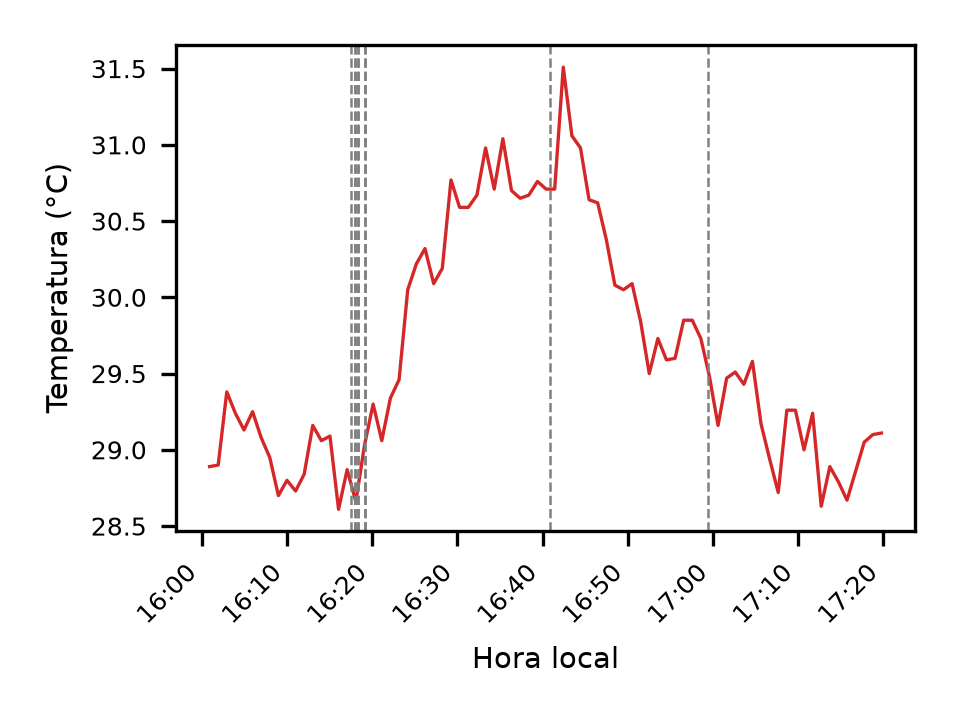

Here is the Python script that generated this plot:
#!/usr/bin/env python3
"""C4 — Serie de temperatura del 2026-08-23 (~16:00-17:20 local) con las transiciones
start/stop del display marcadas con líneas verticales. Salida: C_fig9_selfheating_serie.png
(300 dpi, 3.2 x 2.4 in). Requiere: pandas, matplotlib.
"""
import pandas as pd
import matplotlib
matplotlib.use("Agg")
import matplotlib.pyplot as plt
import matplotlib.dates as mdates
from pathlib import Path
from zoneinfo import ZoneInfo

AQUI = Path(__file__).resolve().parent
CSV = AQUI / "B_lecturas.csv"
SALIDA = AQUI / "C_fig9_selfheating_serie.png"
TZ = ZoneInfo("America/Mexico_City")

TRANSICIONES = [
    ("Start", "2026-08-23T16:17:28"),
    ("Stop", "2026-08-23T16:17:56"),
    ("Start", "2026-08-23T16:17:56"),
    ("Stop", "2026-08-23T16:18:20"),
    ("Start", "2026-08-23T16:18:20"),
    ("Stop", "2026-08-23T16:19:12"),
    ("Start", "2026-08-23T16:19:12"),
    ("Stop", "2026-08-23T16:40:52"),
    ("Start (fix)", "2026-08-23T16:59:27"),
]

VENTANA_INICIO = "2026-08-23T16:00:00"
VENTANA_FIN = "2026-08-23T17:20:00"


def main():
    df = pd.read_csv(CSV, parse_dates=["timestamp"])
    if df["timestamp"].dt.tz is None:
        df["timestamp"] = df["timestamp"].dt.tz_localize("UTC")

    ini = pd.Timestamp(VENTANA_INICIO, tz=TZ)
    fin = pd.Timestamp(VENTANA_FIN, tz=TZ)
    sub = df[(df["timestamp"] >= ini) & (df["timestamp"] <= fin)]

    fig, ax = plt.subplots(figsize=(3.2, 2.4), dpi=300)
    ax.plot(sub["timestamp"], sub["temperature"], color="tab:red", linewidth=0.8)

    for _, ts_local in TRANSICIONES:
        t = pd.Timestamp(ts_local, tz=TZ)
        ax.axvline(t, color="gray", linestyle="--", linewidth=0.6)

    ax.set_ylabel("Temperatura (°C)", fontsize=7)
    ax.set_xlabel("Hora local", fontsize=7)
    ax.tick_params(labelsize=6)
    ax.xaxis.set_major_formatter(mdates.DateFormatter("%H:%M", tz=TZ))
    fig.autofmt_xdate(rotation=45)
    fig.tight_layout()
    fig.savefig(SALIDA, dpi=300)
    print(f"-> {SALIDA} ({len(sub)} puntos)")


if __name__ == "__main__":
    main()
